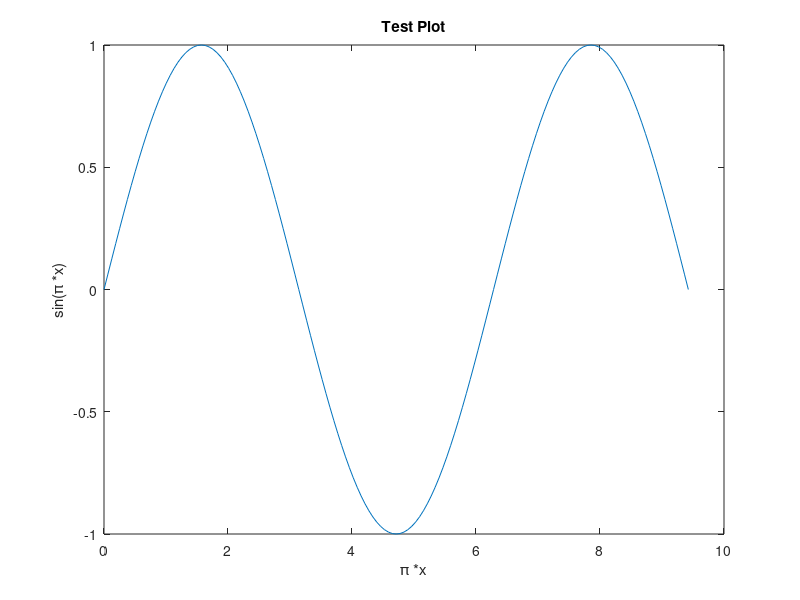

Write MATLAB code to recreate this figure.
% create an array
x = 0:.02: 3; %setting the boundaries
size(x) % shows how many values there are
x(1:7) %gives the first columm
x(1) % gives the value of 1
x(7) % gives the value of 7
x(end) % gives the value of the last
x(:) % print all values of the array into the screen


plot(pi*x,sin(pi*x)) 
xlabel('\pi *x')
ylabel('sin(\pi *x)')
title('Test Plot')